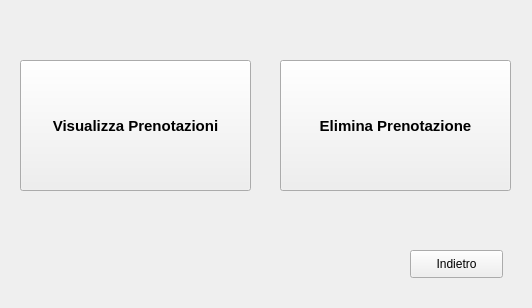
<?xml version="1.0" encoding="UTF-8"?>
<ui version="4.0">
 <class>Form</class>
 <widget class="QWidget" name="Form">
  <property name="geometry">
   <rect>
    <x>0</x>
    <y>0</y>
    <width>532</width>
    <height>308</height>
   </rect>
  </property>
  <property name="windowTitle">
   <string>Visualizza, Elimina Prenotazione</string>
  </property>
  <widget class="QPushButton" name="pushButton_2">
   <property name="geometry">
    <rect>
     <x>280</x>
     <y>60</y>
     <width>231</width>
     <height>131</height>
    </rect>
   </property>
   <property name="font">
    <font>
     <pointsize>11</pointsize>
     <weight>75</weight>
     <bold>true</bold>
    </font>
   </property>
   <property name="text">
    <string>Elimina Prenotazione</string>
   </property>
  </widget>
  <widget class="QPushButton" name="pushButton_3">
   <property name="geometry">
    <rect>
     <x>20</x>
     <y>60</y>
     <width>231</width>
     <height>131</height>
    </rect>
   </property>
   <property name="font">
    <font>
     <pointsize>11</pointsize>
     <weight>75</weight>
     <bold>true</bold>
    </font>
   </property>
   <property name="text">
    <string>Visualizza Prenotazioni</string>
   </property>
  </widget>
  <widget class="QPushButton" name="pushButton_4">
   <property name="geometry">
    <rect>
     <x>410</x>
     <y>250</y>
     <width>93</width>
     <height>28</height>
    </rect>
   </property>
   <property name="text">
    <string>Indietro</string>
   </property>
  </widget>
 </widget>
 <resources/>
 <connections/>
</ui>
